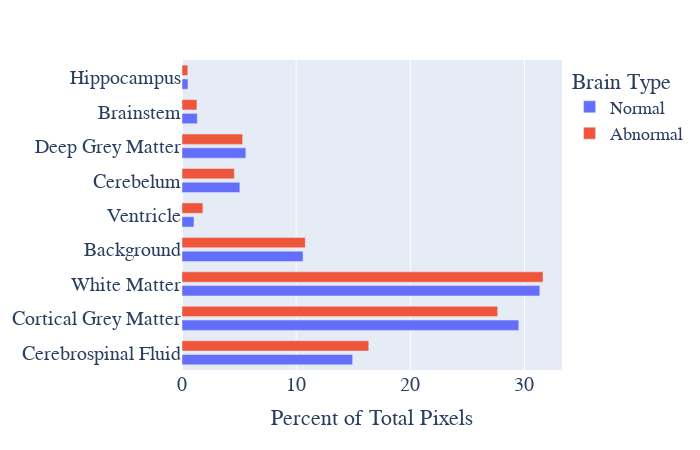

The code cell stored with this chart in its notebook:
### Code cell
fig = px.bar(per_df, x="Percentage Pixels", y="Segment", color="Brain Type", orientation='h', barmode="group")
fig.update_layout(
    xaxis_title="Percent of Total Pixels",
    yaxis_title=None,
    legend_title="Brain Type",
    font=dict(
        family="Arial",
        size=18
    ),
    yaxis = dict(
        tickfont = dict(size=20)
    ),
    xaxis = dict(
        tickfont = dict(size=20)
    ),
    autosize=False
)
fig.update_traces(width=0.3)
fig.show()
fig.write_image("figures/segment_distributions.png", width=2000, height=500)

### Figure 1 — Plotly figure (JSON) as saved in the notebook; plotly's stock layout.template omitted (floating-point values rounded to 4 significant figures)
{"data": [{"alignmentgroup": "True", "hovertemplate": "Brain Type=Normal<br>Percentage Pixels=%{x}<br>Segment=%{y}<extra></extra>", "legendgroup": "Normal", "marker": {"color": "#636efa", "pattern": {"shape": ""}}, "name": "Normal", "offsetgroup": "Normal", "orientation": "h", "showlegend": true, "textposition": "auto", "type": "bar", "width": 0.3, "x": [14.95, 29.51, 31.35, 10.61, 1.053, 5.071, 5.595, 1.341, 0.5235], "xaxis": "x", "y": ["Cerebrospinal Fluid", "Cortical Grey Matter", "White Matter", "Background", "Ventricle", "Cerebelum", "Deep Grey Matter", "Brainstem", "Hippocampus"], "yaxis": "y"}, {"alignmentgroup": "True", "hovertemplate": "Brain Type=Abnormal<br>Percentage Pixels=%{x}<br>Segment=%{y}<extra></extra>", "legendgroup": "Abnormal", "marker": {"color": "#EF553B", "pattern": {"shape": ""}}, "name": "Abnormal", "offsetgroup": "Abnormal", "orientation": "h", "showlegend": true, "textposition": "auto", "type": "bar", "width": 0.3, "x": [16.36, 27.66, 31.63, 10.8, 1.83, 4.589, 5.314, 1.308, 0.5083], "xaxis": "x", "y": ["Cerebrospinal Fluid", "Cortical Grey Matter", "White Matter", "Background", "Ventricle", "Cerebelum", "Deep Grey Matter", "Brainstem", "Hippocampus"], "yaxis": "y"}], "layout": {"autosize": false, "barmode": "group", "font": {"family": "Arial", "size": 18}, "height": 450, "legend": {"title": {"text": "Brain Type"}, "tracegroupgap": 0}, "margin": {"t": 60}, "width": 700, "xaxis": {"anchor": "y", "autorange": true, "domain": [0, 1], "range": [0, 33.29], "tickfont": {"size": 20}, "title": {"text": "Percent of Total Pixels"}, "type": "linear"}, "yaxis": {"anchor": "x", "autorange": true, "domain": [0, 1], "range": [-0.5, 8.5], "tickfont": {"size": 20}, "title": {}, "type": "category"}}}
